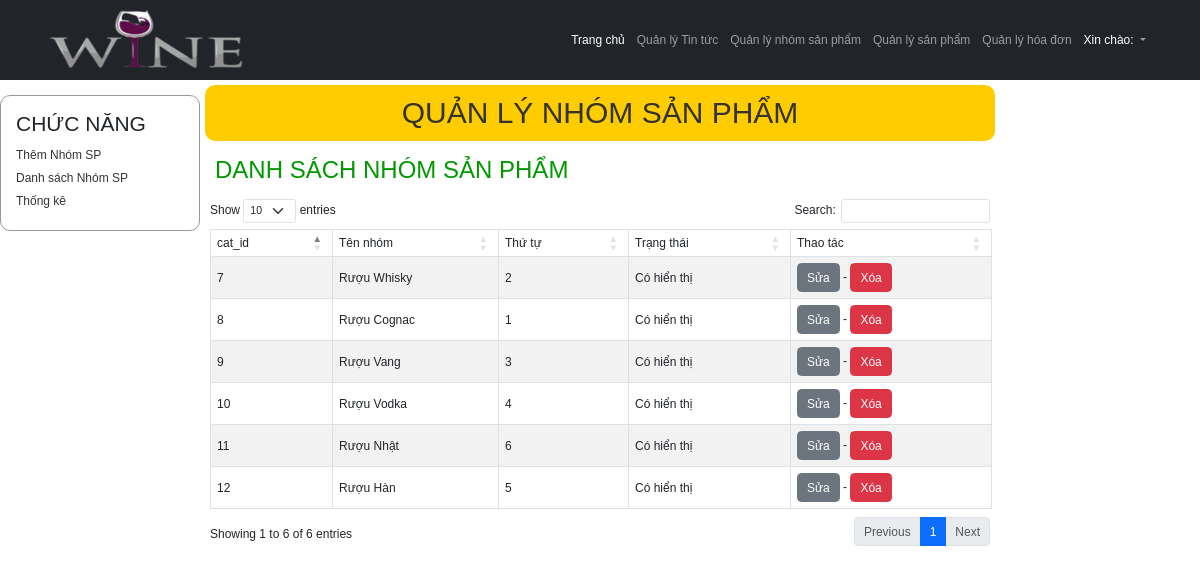
Page /index_admin.php?module=nhomsp on the earlier database version.
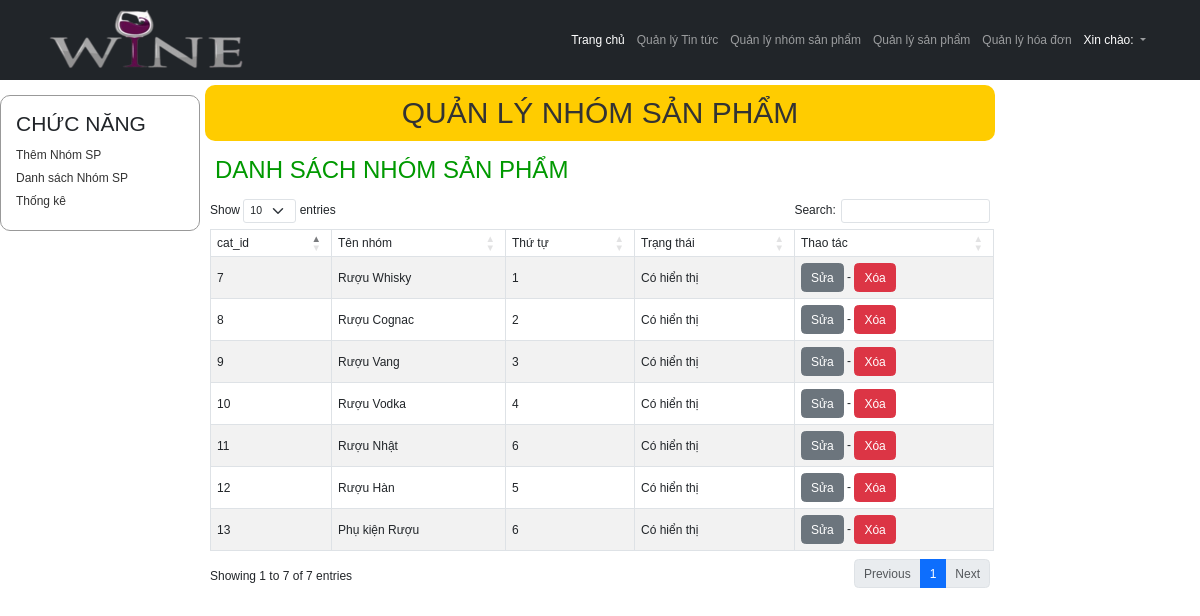
Same page on the later database version.
### tables this page shows
CREATE TABLE `tbcategory` (
  `cat_id` int(11) NOT NULL,
  `cat_name` varchar(100) NOT NULL,
  `cat_ord` int(11) DEFAULT NULL,
  `cat_status` tinyint(1) DEFAULT NULL
);

### Models/clsDatabase.php (called while the page is built, shortened)
<?php
class clsDatabase
{
	public $conn = NULL;
	function __construct()
	{
		try
		{
			$this->conn = new PDO("mysql:host=localhost;dbname=shop","root","");
			$this->conn->exec("SET NAMES UTF8");
		}
		catch(PDOException $ex)
		{
			echo "<h3>" . $ex->getMessage() . "</h3>";
			die("<h3> LỖI KẾT NỐI CSDL </h3>");
		}
	}
	function ThucthiSQL($sql, $data=NULL)
	{
		$this->pdo_stm = $this->conn->prepare($sql);
		$ketqua=false;
		if($data!=NULL)
			$ketqua = $this->pdo_stm->execute($data);
		else
			$ketqua = $this->pdo_stm->execute();
		return $ketqua;
	}
}
?>

### Models/clsCategory.php (called while the page is built, shortened)
<?php
require_once("clsDatabase.php");
class clsCategory
{
	public $db;
	function __construct()
	{
		$this->db = new clsDatabase();
	}
	function LayDanhSachNhomSanpham($trangthai =2, $order =0)
	{
		$sql = "SELECT * FROM tbcategory";
		if($order == 1)
			$sql .= " ORDER BY cat_ord ASC";
		else if($order == -1)
			$sql .= " ORDER BY cat_ord DESC";
				$ketqua = $this->db->ThucthiSQL($sql);
		if($ketqua==TRUE)
			$this->data = $this->db->pdo_stm->fetchAll();
		return $ketqua;
	}
}
?>

### Views/vDanhSachNhomSP.php (the view)
<div id="content_left">
    <div class="left1">
        <h3>CHỨC NĂNG</h3>
        <p><a href="?module=<?= $module ?>&act=them">Thêm Nhóm SP</a></p>
        <p><a href="?module=<?= $module ?>">Danh sách Nhóm SP</a></p>
        <p><a href="?module=<?= $module ?>">Thống kê</a></p>
    </div>
</div>
<div id="content_right">
    <h1> QUẢN LÝ NHÓM SẢN PHẨM</h1>
    <h2> DANH SÁCH NHÓM SẢN PHẨM</h2>
    <div id="right_detail">
        <table id="example" class="table table-striped table-hover table-bordered table align-middle">
            <thead>
                <tr>
                    <td> cat_id </td>
                    <td> Tên nhóm </td>
                    <td> Thứ tự </td>
                    <td> Trạng thái </td>
                    <td> Thao tác </td>
                </tr>
            </thead>
            <tbody>
                <?php
                   $rows = $Nhomsanpham->data;
                   foreach ($rows as $row) {
                       $trangthai = "";
                       if ($row["cat_status"] == 0)
                           $trangthai = "Không hiển thị";
                       else if ($row["cat_status"] == 1)
                           $trangthai = "Có hiển thị";
                   ?>
                    <tr>
                        <td> <?= $row["cat_id"] ?> </td>
                        <td> <?= $row["cat_name"] ?> </td>
                        <td> <?= $row["cat_ord"] ?> </td>
                        <td> <?= $trangthai ?></td>
                        <td> <a class="btn btn-secondary" href="?module=<?= $module ?>&act=sua&id=<?= $row["cat_id"] ?>"> Sửa </a>
                            - <a class="btn btn-danger" href="?module=<?= $module ?>&act=xoa&id=<?= $row["cat_id"] ?>" onClick="return confirm('Chắc chắn xóa?');"> Xóa </a> </td>
                    </tr>
                <?php
                   }
                   ?>
            </tbody>
        </table>
    </div>
</div>

Differences in the rows shown:
changed tbcategory "Rượu Whisky": cat_ord "2" → "1"; moves up the list
changed tbcategory "Rượu Cognac": cat_ord "1" → "2"
added tbcategory: cat_id "13", cat_name "Phụ kiện Rượu", cat_ord "6", cat_status "Có hiển thị"
Other differences:
text written by a page script: "Show entries Search: Showing 1 to 6 of 6 entries Previous 1 Next" → "Show entries Search: Showing 1 to 7 of 7 entries Previous 1 Next"
